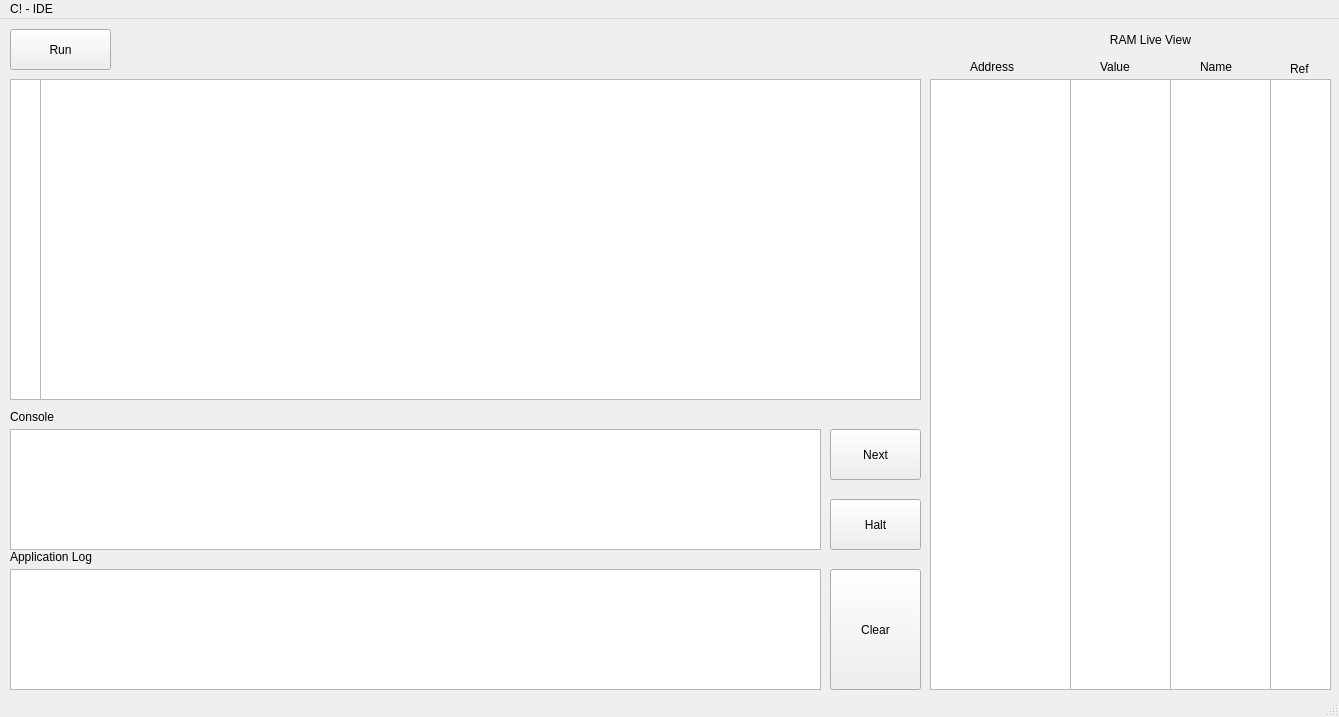
<?xml version="1.0" encoding="UTF-8"?>
<ui version="4.0">
 <class>interface</class>
 <widget class="QMainWindow" name="interface">
  <property name="geometry">
   <rect>
    <x>0</x>
    <y>0</y>
    <width>1339</width>
    <height>717</height>
   </rect>
  </property>
  <property name="windowTitle">
   <string>interface</string>
  </property>
  <widget class="QWidget" name="centralwidget">
   <widget class="QPushButton" name="RunButton">
    <property name="geometry">
     <rect>
      <x>10</x>
      <y>10</y>
      <width>101</width>
      <height>41</height>
     </rect>
    </property>
    <property name="text">
     <string>Run</string>
    </property>
   </widget>
   <widget class="QTextEdit" name="CodingSpace">
    <property name="geometry">
     <rect>
      <x>40</x>
      <y>60</y>
      <width>881</width>
      <height>321</height>
     </rect>
    </property>
   </widget>
   <widget class="QLabel" name="RLV_Label">
    <property name="geometry">
     <rect>
      <x>1020</x>
      <y>10</y>
      <width>251</width>
      <height>21</height>
     </rect>
    </property>
    <property name="text">
     <string>                           RAM Live View</string>
    </property>
   </widget>
   <widget class="QLabel" name="Console_Label">
    <property name="geometry">
     <rect>
      <x>10</x>
      <y>390</y>
      <width>58</width>
      <height>16</height>
     </rect>
    </property>
    <property name="text">
     <string>Console</string>
    </property>
   </widget>
   <widget class="QLabel" name="Log_Label">
    <property name="geometry">
     <rect>
      <x>10</x>
      <y>530</y>
      <width>101</width>
      <height>16</height>
     </rect>
    </property>
    <property name="text">
     <string>Application Log</string>
    </property>
   </widget>
   <widget class="QPushButton" name="NextButton">
    <property name="geometry">
     <rect>
      <x>830</x>
      <y>410</y>
      <width>91</width>
      <height>51</height>
     </rect>
    </property>
    <property name="text">
     <string>Next</string>
    </property>
   </widget>
   <widget class="QPushButton" name="Halt_Button">
    <property name="geometry">
     <rect>
      <x>830</x>
      <y>480</y>
      <width>91</width>
      <height>51</height>
     </rect>
    </property>
    <property name="text">
     <string>Halt</string>
    </property>
   </widget>
   <widget class="QPushButton" name="ClearButton">
    <property name="geometry">
     <rect>
      <x>830</x>
      <y>550</y>
      <width>91</width>
      <height>121</height>
     </rect>
    </property>
    <property name="text">
     <string>Clear</string>
    </property>
   </widget>
   <widget class="QTextBrowser" name="LogTextBrowser">
    <property name="geometry">
     <rect>
      <x>10</x>
      <y>550</y>
      <width>811</width>
      <height>121</height>
     </rect>
    </property>
   </widget>
   <widget class="QTextBrowser" name="ConsoleTextBrowser">
    <property name="geometry">
     <rect>
      <x>10</x>
      <y>410</y>
      <width>811</width>
      <height>121</height>
     </rect>
    </property>
    <property name="font">
     <font>
      <family>Uroob</family>
      <pointsize>16</pointsize>
      <italic>true</italic>
     </font>
    </property>
    <property name="cursor" stdset="0">
     <cursorShape>OpenHandCursor</cursorShape>
    </property>
   </widget>
   <widget class="QLabel" name="label">
    <property name="geometry">
     <rect>
      <x>970</x>
      <y>40</y>
      <width>51</width>
      <height>16</height>
     </rect>
    </property>
    <property name="text">
     <string>Address</string>
    </property>
   </widget>
   <widget class="QLabel" name="label_2">
    <property name="geometry">
     <rect>
      <x>1100</x>
      <y>40</y>
      <width>41</width>
      <height>16</height>
     </rect>
    </property>
    <property name="text">
     <string>Value</string>
    </property>
   </widget>
   <widget class="QLabel" name="label_3">
    <property name="geometry">
     <rect>
      <x>1200</x>
      <y>40</y>
      <width>41</width>
      <height>16</height>
     </rect>
    </property>
    <property name="text">
     <string>Name</string>
    </property>
   </widget>
   <widget class="QLabel" name="label_4">
    <property name="geometry">
     <rect>
      <x>1290</x>
      <y>40</y>
      <width>21</width>
      <height>20</height>
     </rect>
    </property>
    <property name="text">
     <string>Ref</string>
    </property>
   </widget>
   <widget class="QTextBrowser" name="AddressBrowser">
    <property name="geometry">
     <rect>
      <x>930</x>
      <y>60</y>
      <width>141</width>
      <height>611</height>
     </rect>
    </property>
   </widget>
   <widget class="QTextBrowser" name="ValueBrowser">
    <property name="geometry">
     <rect>
      <x>1070</x>
      <y>60</y>
      <width>101</width>
      <height>611</height>
     </rect>
    </property>
   </widget>
   <widget class="QTextBrowser" name="NameBrowser">
    <property name="geometry">
     <rect>
      <x>1170</x>
      <y>60</y>
      <width>101</width>
      <height>611</height>
     </rect>
    </property>
   </widget>
   <widget class="QTextBrowser" name="ReferenceBrowser">
    <property name="geometry">
     <rect>
      <x>1270</x>
      <y>60</y>
      <width>61</width>
      <height>611</height>
     </rect>
    </property>
   </widget>
   <widget class="QTextBrowser" name="LineBrowser">
    <property name="geometry">
     <rect>
      <x>10</x>
      <y>60</y>
      <width>31</width>
      <height>321</height>
     </rect>
    </property>
    <property name="layoutDirection">
     <enum>Qt::RightToLeft</enum>
    </property>
    <property name="verticalScrollBarPolicy">
     <enum>Qt::ScrollBarAlwaysOff</enum>
    </property>
    <property name="horizontalScrollBarPolicy">
     <enum>Qt::ScrollBarAlwaysOff</enum>
    </property>
   </widget>
  </widget>
  <widget class="QMenuBar" name="menubar">
   <property name="geometry">
    <rect>
     <x>0</x>
     <y>0</y>
     <width>1339</width>
     <height>21</height>
    </rect>
   </property>
   <widget class="QMenu" name="menuC_IDE">
    <property name="title">
     <string>C! - IDE</string>
    </property>
   </widget>
   <addaction name="menuC_IDE"/>
  </widget>
  <widget class="QStatusBar" name="statusbar"/>
 </widget>
 <resources/>
 <connections/>
</ui>
